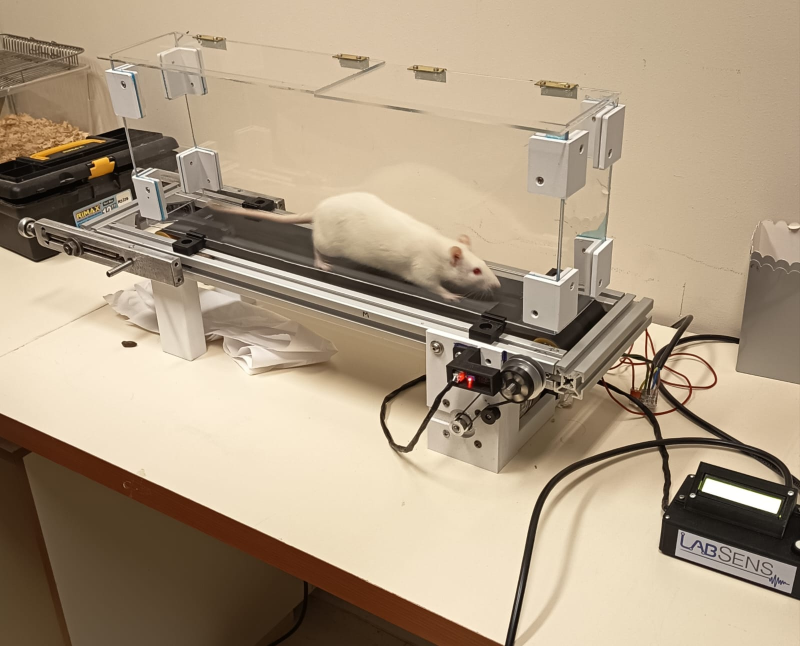
#> input picture trotadora.jpg, 1600 x 1292 px, given in place of 2.0.mp4, which was not available (shown at 1/2 size)
$ python 'test hsv.py'
#> lines starting #> are read from the running program, lines starting #| are printed output that depends on the picture; after the words box and inside, x2 and y2 are one past the last pixel; in counts of white or black regions, pixels touching at a corner belong together; pictures that were not available may be replaced by others from this repository, and a replacement may not be noted
import cv2
import numpy as np
import pandas as pd
from scipy.signal import find_peaks, savgol_filter
import matplotlib.pyplot as plt

class CintaVelocidadEstimator:
    def __init__(self, video_path, fps=120):
#> in extraer_trayectoria, frame is the input picture: shape (1292, 1600, 3); mean B, G, R 131.5, 155.7, 173.9
        self.video_path = video_path
        self.fps = fps
        self.cap = cv2.VideoCapture(video_path)

        if not self.cap.isOpened():
            raise ValueError(f"No se pudo abrir el video: {video_path}")

        self.total_frames = int(self.cap.get(cv2.CAP_PROP_FRAME_COUNT))
        self.ancho = int(self.cap.get(cv2.CAP_PROP_FRAME_WIDTH))
        self.alto  = int(self.cap.get(cv2.CAP_PROP_FRAME_HEIGHT))
        print(f"Video: {self.ancho}x{self.alto}, {self.total_frames} frames, {fps} FPS")

    # ------------------------------------------------------------------
    # Detección de marca amarilla
    # ------------------------------------------------------------------
    def detectar_marca_amarilla(self, frame, h_centro=28, tolerancia_h=15,
                             s_min=80, v_min=80):
#> called with h_centro = 29, tolerancia_h = 15, s_min = 100, v_min = 140
        hsv = cv2.cvtColor(frame, cv2.COLOR_BGR2HSV)
#> hsv: shape (1292, 1600, 3); mean H, S, V 17.4, 72.8, 174
        lower = np.array([max(0, h_centro - tolerancia_h), s_min, v_min])
        upper = np.array([min(179, h_centro + tolerancia_h), 255, 255])
        mask = cv2.inRange(hsv, lower, upper)
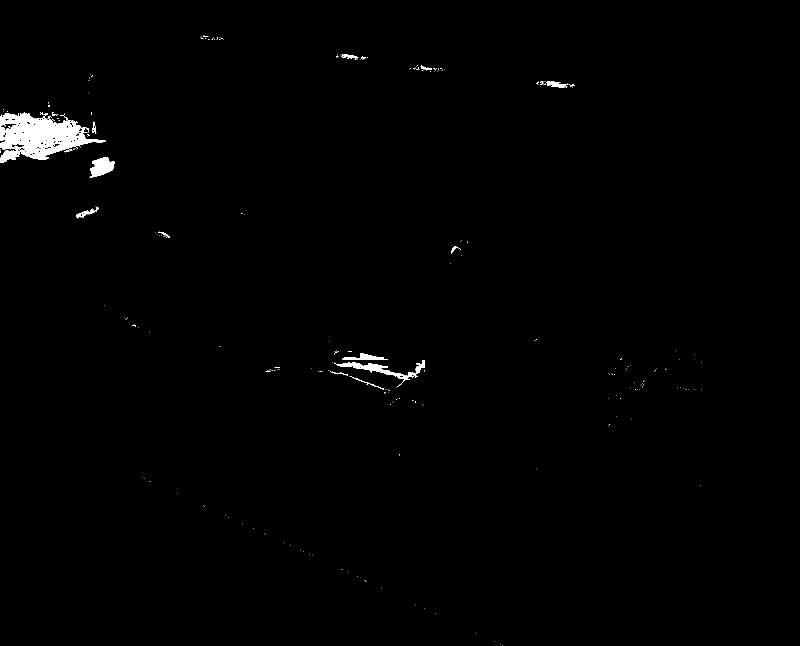
#> mask: shape (1292, 1600) (shown at 1/2 size); 0.8% white; 271 white regions (251 under 20 px), largest, box (x1, y1, x2, y2) and area: (0, 225, 212, 326) 11021, (668, 720, 849, 762) 1674, (179, 314, 229, 355) 1294

        kernel_close = np.ones((16, 16), np.uint8)
        kernel_open  = np.ones((3, 3), np.uint8)
        mask = cv2.morphologyEx(mask, cv2.MORPH_CLOSE, kernel_close)
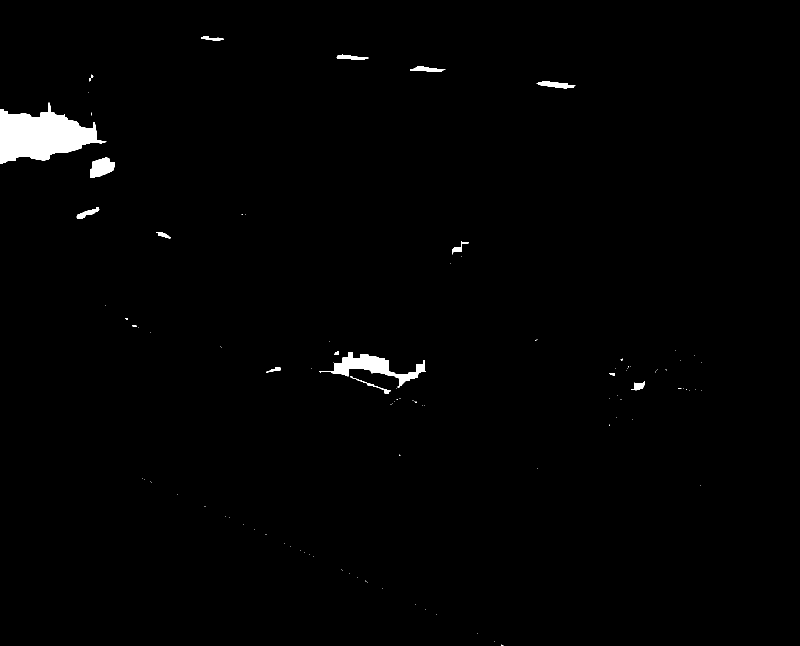
#> mask: shape (1292, 1600) (shown at 1/2 size); 1.1% white; 107 white regions (91 under 20 px), largest, box (x1, y1, x2, y2) and area: (0, 205, 213, 327) 14568, (638, 704, 851, 775) 4227, (180, 315, 230, 356) 1373
        mask = cv2.morphologyEx(mask, cv2.MORPH_OPEN, kernel_open)
#> mask: shape (1292, 1600); 1.1% white; 21 white regions (4 under 20 px)

        contours, _ = cv2.findContours(mask, cv2.RETR_EXTERNAL, cv2.CHAIN_APPROX_SIMPLE)
#> contours = 21 contours, 4 with area under 20; largest, box (x1, y1, x2, y2) and area: (0, 211, 211, 327) 14221, (662, 704, 850, 772) 3906, (181, 315, 230, 356) 1299, (1076, 163, 1149, 177) 530, (821, 132, 886, 144) 353

        if not contours:
            return None, 0, mask

        candidatos = [(cv2.contourArea(c), c) for c in contours if cv2.contourArea(c) >= 200]
#> candidatos = 7 items
        if not candidatos:
            return None, 0, mask

        candidatos.sort(key=lambda x: x[0], reverse=True)
        area_max, contorno_max = candidatos[0]
#> area_max = 14221; contorno_max = contour of 155 points, box (x1, y1, x2, y2) (0, 211, 211, 327), area 14221

        M = cv2.moments(contorno_max)
#> M = moments, m00 14221, centre m10/m00, m01/m00 = (81.6, 271.4)
        if M["m00"] == 0:
            return None, 0, mask

        cx = int(M["m10"] / M["m00"])
#> cx = 81
        cy = int(M["m01"] / M["m00"])
#> cy = 271
        return (cx, cy), area_max, mask

    # ------------------------------------------------------------------
    # Extraer trayectoria
    # ------------------------------------------------------------------
    def extraer_trayectoria(self, mostrar_video=False,
                             h_centro=28, tolerancia_h=15,
                             s_min=80, v_min=80,
                             roi_x=296, roi_y=600, roi_w=208, roi_h=169):

        trayectorias = []
        roi = (roi_x, roi_y, roi_w, roi_h)
        print(f"Usando ROI fijo: {roi}")

        self.cap.set(cv2.CAP_PROP_POS_FRAMES, 0)
        frame_idx = 0
        ultimo_frame_detectado = -10
        MIN_FRAMES_ENTRE_DETECCIONES = 8

        if mostrar_video:
            cv2.namedWindow('Seguimiento', cv2.WINDOW_NORMAL)

        VELOCIDAD_REPRODUCCION = 0.2
        delay_ms = max(1, int((1000 / self.fps) / VELOCIDAD_REPRODUCCION))

        while True:
            ret, frame = self.cap.read()
            if not ret:
                break

            centro, area, mask = self.detectar_marca_amarilla(
                frame, h_centro, tolerancia_h, s_min, v_min)
#> centro = (81, 271); area = 14221

            if centro:
                rx, ry, rw, rh = roi
                dentro_x = rx <= centro[0] <= rx + rw
#> dentro_x = False
                dentro_y = ry <= centro[1] <= ry + rh
#> dentro_y = False

                if dentro_x and dentro_y:
                    if (frame_idx - ultimo_frame_detectado) >= MIN_FRAMES_ENTRE_DETECCIONES:
                        trayectorias.append((frame_idx, centro[0], centro[1], area))
                        ultimo_frame_detectado = frame_idx

                        if mostrar_video:
                            cv2.circle(frame, centro, 12, (0, 255, 0), 3)
                            cv2.putText(frame, f"#{len(trayectorias)}",
                                      (centro[0]-20, centro[1]-15),
                                      cv2.FONT_HERSHEY_SIMPLEX, 0.6, (0, 255, 0), 2)

            if mostrar_video:
                rx, ry, rw, rh = roi
                cv2.rectangle(frame, (rx, ry), (rx + rw, ry + rh), (0, 255, 0), 2)
                cv2.putText(frame, f"Frame {frame_idx} | Detecciones: {len(trayectorias)}",
                            (10, 30), cv2.FONT_HERSHEY_SIMPLEX, 0.7, (255, 255, 255), 2)
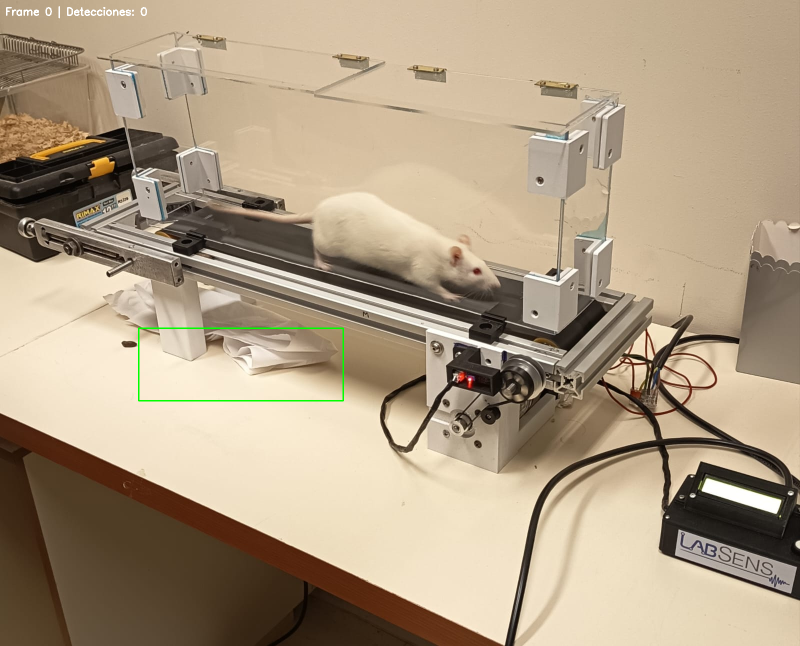
#> frame: shape (1292, 1600, 3) (shown at 1/2 size); mean B, G, R 131.3, 155.9, 173.7

                mask_bgr = cv2.cvtColor(mask, cv2.COLOR_GRAY2BGR)
#> mask_bgr: shape (1292, 1600, 3); 1.1% white; 21 white regions (4 under 20 px), largest, box (x1, y1, x2, y2) and area: (0, 211, 211, 327) 14546, (662, 704, 850, 772) 4180, (181, 315, 230, 356) 1372
                combined = np.hstack([
                    cv2.resize(frame, (self.ancho // 2, self.alto // 2)),
                    cv2.resize(mask_bgr, (self.ancho // 2, self.alto // 2)),
                ])
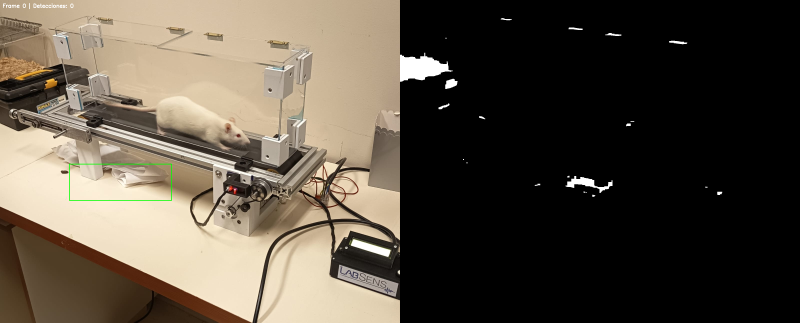
#> combined: shape (646, 1600, 3) (shown at 1/2 size); mean B, G, R 67.1, 79.4, 88.3
                cv2.imshow('Seguimiento', combined)

                if cv2.waitKey(delay_ms) & 0xFF == ord('q'):
#> (key q is pressed here)
                    break

            frame_idx += 1

        if trayectorias:
            return np.array(trayectorias)
        else:
            print("\n⚠️  No se detectó la marca dentro del ROI")
            return None

    # ------------------------------------------------------------------
    # Calcular velocidad DIRECTAMENTE de las detecciones
    # ------------------------------------------------------------------
    # [104 lines left out: functions calcular_velocidad, visualizar_resultados, not called in this run]


# -----------------------------------------------------------------------
def main():
    video_path = r"C:\Users\Rafa\OneDrive - mail.pucv.cl\Escritorio\2.0.mp4"
    fps_video = 120
    distancia_real_cinta = 1.15  # metros por vuelta completa

    # IMPORTANTE: ¿Cuántas veces pasa la marca por el ROI por vuelta?
    # Si pasa 1 vez por vuelta: factor = 1
    # Si pasa 2 veces (ida y vuelta): factor = 2
    VECES_POR_VUELTA = 1  # AJUSTA ESTO según tu video

    distancia_por_deteccion = distancia_real_cinta / VECES_POR_VUELTA

    # ROI fijo (ajusta según tu video)
    ROI_X = 277
    ROI_Y = 656
    ROI_W = 409
    ROI_H = 145

    # Parámetros de color
    H_CENTRO = 29
    TOLERANCIA_H = 15
    S_MIN = 100
    V_MIN = 140

    estimador = CintaVelocidadEstimator(video_path, fps_video)

    trayectoria = estimador.extraer_trayectoria(
        mostrar_video=True,
        h_centro=H_CENTRO,
        tolerancia_h=TOLERANCIA_H,
        s_min=S_MIN,
        v_min=V_MIN,
        roi_x=ROI_X,
        roi_y=ROI_Y,
        roi_w=ROI_W,
        roi_h=ROI_H
    )

    if trayectoria is not None and len(trayectoria) >= 2:
        print(f"\n✅ Detecciones obtenidas: {len(trayectoria)}")
        print(f"   Frames: {trayectoria[:, 0].astype(int)}")
        print(f"   Posiciones X: {trayectoria[:, 1].astype(int)}")

        # Preguntar al usuario
        print(f"\n📝 ¿Cada detección corresponde a cuánto de la vuelta?")
        print(f"   1 vuelta completa = {distancia_real_cinta} m")
        print(f"   Opciones:")
        print(f"   1) Cada detección = 1 vuelta completa (la marca pasa 1 vez por vuelta)")
        print(f"   2) Cada detección = 1/2 vuelta (la marca pasa 2 veces por vuelta)")
        print(f"   3) Cada detección = 1/{VECES_POR_VUELTA} vuelta (configurado: {VECES_POR_VUELTA} veces/vuelta)")

        resultados = estimador.calcular_velocidad(trayectoria, distancia_por_deteccion)
        if resultados:
            print(f"\n{'='*50}")
            print(f"🎯 VELOCIDAD: {resultados['velocidad_mps']:.2f} m/s")
            print(f"{'='*50}")
            estimador.visualizar_resultados(resultados)
    else:
        print("\n❌ No se detectaron suficientes puntos")

if __name__ == "__main__":
    main()
